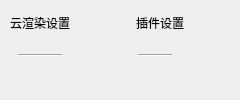
    <widget class="QWidget" name="loginType" native="true">
     <property name="sizePolicy">
      <sizepolicy hsizetype="Preferred" vsizetype="Preferred">
       <horstretch>0</horstretch>
       <verstretch>0</verstretch>
      </sizepolicy>
     </property>
     <layout class="QHBoxLayout" name="horizontalLayout_12">
      <property name="spacing">
       <number>40</number>
      </property>
      <property name="leftMargin">
       <number>0</number>
      </property>
      <property name="topMargin">
       <number>0</number>
      </property>
      <property name="rightMargin">
       <number>0</number>
      </property>
      <property name="bottomMargin">
       <number>24</number>
      </property>
      <item>
       <layout class="QVBoxLayout" name="verticalLayout">
        <property name="spacing">
         <number>0</number>
        </property>
        <item>
         <widget class="QPushButton" name="render">
          <property name="sizePolicy">
           <sizepolicy hsizetype="Minimum" vsizetype="Fixed">
            <horstretch>0</horstretch>
            <verstretch>0</verstretch>
           </sizepolicy>
          </property>
          <property name="text">
           <string>云渲染设置</string>
          </property>
          <property name="flat">
           <bool>true</bool>
          </property>
         </widget>
        </item>
        <item>
         <layout class="QHBoxLayout" name="horizontalLayout_6">
          <property name="spacing">
           <number>0</number>
          </property>
          <item>
           <spacer name="horizontalSpacer_14">
            <property name="orientation">
             <enum>Qt::Horizontal</enum>
            </property>
            <property name="sizeType">
             <enum>QSizePolicy::Minimum</enum>
            </property>
            <property name="sizeHint" stdset="0">
             <size>
              <width>18</width>
              <height>20</height>
             </size>
            </property>
           </spacer>
          </item>
          <item>
           <widget class="Line" name="renderLine">
            <property name="orientation">
             <enum>Qt::Horizontal</enum>
            </property>
           </widget>
          </item>
          <item>
           <spacer name="horizontalSpacer_15">
            <property name="orientation">
             <enum>Qt::Horizontal</enum>
            </property>
            <property name="sizeType">
             <enum>QSizePolicy::Minimum</enum>
            </property>
            <property name="sizeHint" stdset="0">
             <size>
              <width>18</width>
              <height>20</height>
             </size>
            </property>
           </spacer>
          </item>
         </layout>
        </item>
       </layout>
      </item>
      <item>
       <layout class="QVBoxLayout" name="verticalLayout_2">
        <property name="spacing">
         <number>0</number>
        </property>
        <item>
         <widget class="QPushButton" name="plugin">
          <property name="sizePolicy">
           <sizepolicy hsizetype="Minimum" vsizetype="Fixed">
            <horstretch>0</horstretch>
            <verstretch>0</verstretch>
           </sizepolicy>
          </property>
          <property name="text">
           <string>插件设置</string>
          </property>
          <property name="flat">
           <bool>true</bool>
          </property>
         </widget>
        </item>
        <item>
         <layout class="QHBoxLayout" name="horizontalLayout_10">
          <property name="spacing">
           <number>0</number>
          </property>
          <item>
           <spacer name="horizontalSpacer_16">
            <property name="orientation">
             <enum>Qt::Horizontal</enum>
            </property>
            <property name="sizeType">
             <enum>QSizePolicy::Minimum</enum>
            </property>
            <property name="sizeHint" stdset="0">
             <size>
              <width>18</width>
              <height>20</height>
             </size>
            </property>
           </spacer>
          </item>
          <item>
           <widget class="Line" name="pluginLine">
            <property name="orientation">
             <enum>Qt::Horizontal</enum>
            </property>
           </widget>
          </item>
          <item>
           <spacer name="horizontalSpacer_17">
            <property name="orientation">
             <enum>Qt::Horizontal</enum>
            </property>
            <property name="sizeType">
             <enum>QSizePolicy::Minimum</enum>
            </property>
            <property name="sizeHint" stdset="0">
             <size>
              <width>28</width>
              <height>20</height>
             </size>
            </property>
           </spacer>
          </item>
         </layout>
        </item>
       </layout>
      </item>
      <item>
       <spacer name="horizontalSpacer">
        <property name="orientation">
         <enum>Qt::Horizontal</enum>
        </property>
        <property name="sizeHint" stdset="0">
         <size>
          <width>40</width>
          <height>20</height>
         </size>
        </property>
       </spacer>
      </item>
     </layout>
    </widget>
